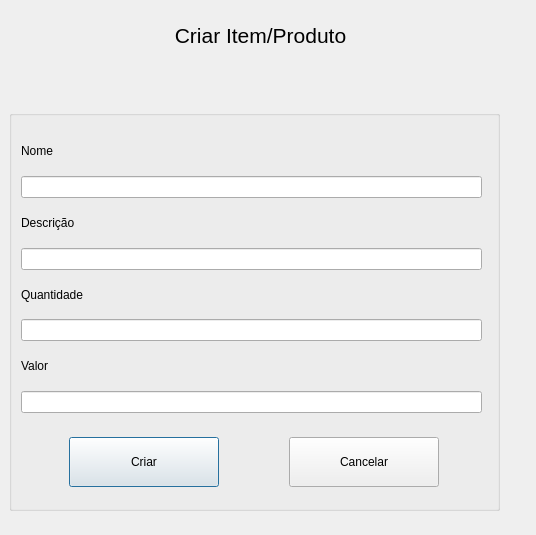
<?xml version="1.0" encoding="UTF-8"?>
<ui version="4.0">
 <class>CreateItem</class>
 <widget class="QDialog" name="CreateItem">
  <property name="geometry">
   <rect>
    <x>0</x>
    <y>0</y>
    <width>536</width>
    <height>535</height>
   </rect>
  </property>
  <property name="windowTitle">
   <string>Criar Item/Produto | Sistema de Controle de Comandas</string>
  </property>
  <widget class="QGroupBox" name="groupBox_itemCreate">
   <property name="geometry">
    <rect>
     <x>9</x>
     <y>110</y>
     <width>491</width>
     <height>401</height>
    </rect>
   </property>
   <property name="title">
    <string/>
   </property>
   <widget class="QPushButton" name="pushButton_itemCreate">
    <property name="geometry">
     <rect>
      <x>60</x>
      <y>327</y>
      <width>150</width>
      <height>50</height>
     </rect>
    </property>
    <property name="text">
     <string>Criar</string>
    </property>
   </widget>
   <widget class="QPushButton" name="pushButton_itemCreateCancel">
    <property name="geometry">
     <rect>
      <x>280</x>
      <y>327</y>
      <width>150</width>
      <height>50</height>
     </rect>
    </property>
    <property name="text">
     <string>Cancelar</string>
    </property>
   </widget>
   <widget class="QWidget" name="layoutWidget">
    <property name="geometry">
     <rect>
      <x>12</x>
      <y>22</y>
      <width>461</width>
      <height>281</height>
     </rect>
    </property>
    <layout class="QVBoxLayout" name="verticalLayout_itemCreate">
     <item>
      <layout class="QVBoxLayout" name="verticalLayout_itemName">
       <item>
        <widget class="QLabel" name="label_itemName">
         <property name="text">
          <string>Nome</string>
         </property>
        </widget>
       </item>
       <item>
        <widget class="QLineEdit" name="lineEdit_itemName">
         <property name="clearButtonEnabled">
          <bool>false</bool>
         </property>
        </widget>
       </item>
      </layout>
     </item>
     <item>
      <layout class="QVBoxLayout" name="verticalLayout_itemDescription">
       <item>
        <widget class="QLabel" name="label_itemDescription">
         <property name="text">
          <string>Descrição</string>
         </property>
        </widget>
       </item>
       <item>
        <widget class="QLineEdit" name="lineEdit_itemDescription"/>
       </item>
      </layout>
     </item>
     <item>
      <layout class="QVBoxLayout" name="verticalLayout_itemAmount">
       <item>
        <widget class="QLabel" name="label_itemAmount">
         <property name="text">
          <string>Quantidade</string>
         </property>
        </widget>
       </item>
       <item>
        <widget class="QLineEdit" name="lineEdit_itemAmount">
         <property name="inputMask">
          <string/>
         </property>
        </widget>
       </item>
      </layout>
     </item>
     <item>
      <layout class="QVBoxLayout" name="verticalLayout_itemValue">
       <item>
        <widget class="QLabel" name="label_itemValue">
         <property name="text">
          <string>Valor</string>
         </property>
        </widget>
       </item>
       <item>
        <widget class="QLineEdit" name="lineEdit_itemValue">
         <property name="inputMethodHints">
          <set>Qt::ImhNone</set>
         </property>
         <property name="inputMask">
          <string/>
         </property>
         <property name="maxLength">
          <number>6</number>
         </property>
        </widget>
       </item>
      </layout>
     </item>
    </layout>
   </widget>
  </widget>
  <widget class="QLabel" name="label_itemCreateTitle">
   <property name="geometry">
    <rect>
     <x>20</x>
     <y>20</y>
     <width>481</width>
     <height>31</height>
    </rect>
   </property>
   <property name="font">
    <font>
     <pointsize>16</pointsize>
    </font>
   </property>
   <property name="text">
    <string>Criar Item/Produto</string>
   </property>
   <property name="alignment">
    <set>Qt::AlignCenter</set>
   </property>
  </widget>
 </widget>
 <resources/>
 <connections/>
</ui>
